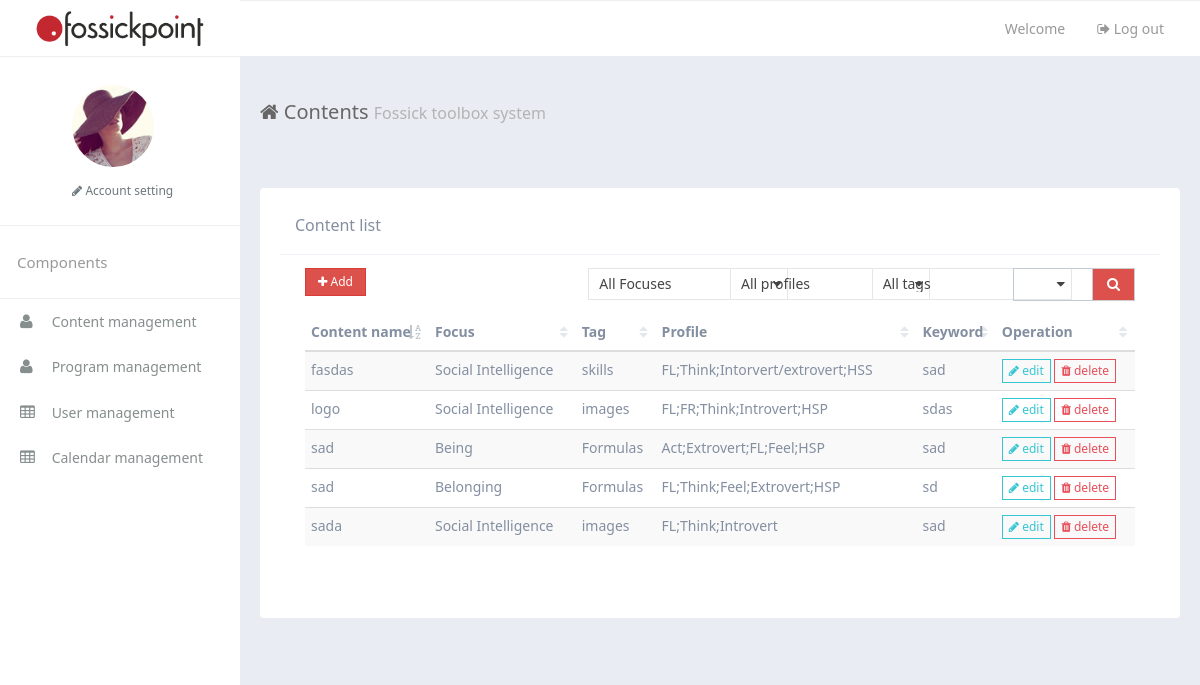
The page /toolbox/content/ on the database its author committed.
### toolbox/models.py (models this page shows, shortened)
class Content(models.Model):
    name = models.CharField(max_length=100)
    type_choice = (('doc','doc'),('pdf','pdf'),('image', 'image'),('video', 'video'),('audio', 'audio'),('other','other'))
    type = models.CharField(max_length=30,choices=type_choice)
    focus_choice = (('Being','Emotional Intelligence'),('Belonging','Social Intelligence'),('Becoming','Self Actualization'))
    focus = models.CharField(max_length=30,choices=focus_choice,default='Emotional Intelligence')
    tag_choice = (('Images','Images'),('Formulas','Formulas'),('Activities','Activities'),('Skills','Skills'),('Social frameworks','Social frameworks'),('Concepts','Concepts'),('Myths & notions','Myths & notions'),('Principles','Principles'))
    tag = models.CharField(max_length=30,choices=tag_choice)
    profile = models.ManyToManyField(Profile)
    profileText = models.TextField(max_length=100,default='')
    keyword = models.CharField(max_length=100)
    address = models.FileField(upload_to='contents/')

### toolbox/views.py (the view, shortened to what this page needs)
def content(request):
    contentList = Content.objects.all().values()
    context = {'contentList':contentList}
    return render(request,"toolbox/content.html",context)

### toolbox/templates/toolbox/content.html (shortened to what this page needs)
{% extends 'toolbox/_base.html' %} {% load static %}  {% block title %} Contents {% endblock %} {% block main %}
<div class="row-content am-cf">
    <div class="row">
        <div class="am-u-sm-12 am-u-md-12 am-u-lg-12">
            <div class="widget am-cf">
                <div class="widget-head am-cf">
                    <div class="widget-title  am-cf">Content list</div>
                </div>
                <div class="widget-body  am-fr">
                    <div class="am-u-sm-12 am-u-md-4 am-u-lg-4">
                        <div class="am-form-group">
                            <div class="am-btn-toolbar">
                                <div class="am-btn-group am-btn-group-xs">
                                    <button type="button" class="am-btn am-btn-default am-btn-danger" id="add">
                                                    <span class="am-icon-plus"></span> Add</button>
                                </div>
                            </div>
                        </div>
                    </div>
                    <form id="searchForm" action="./content" method="post">
                    <div class="am-u-sm-12 am-u-md-4 am-u-lg-2">
                        <div class="am-form-group tpl-table-list-select">
                        </div>
                    </div>
                    <div class="am-u-sm-12 am-u-md-4 am-u-lg-2">
                        <div class="am-form-group tpl-table-list-select">
                        </div>
                    </div>
                    <div class="am-u-sm-12 am-u-md-4 am-u-lg-2">
                        <div class="am-form-group tpl-table-list-select" >
                        </div>
                    </div>
                    <div class="am-u-sm-12 am-u-md-12 am-u-lg-2">
                        <div class="am-input-group am-input-group-sm tpl-form-border-form cl-p">
                            <input type="text" class="am-form-field" name="keywordSearch">
                            <span class="am-input-group-btn">
                                <button class="am-btn  am-btn-default am-btn-danger tpl-table-list-field am-icon-search" type="submit" ></button></span>
                        </div>
                    </div>
                    </form>
                    <div class="am-u-sm-12">
                        <table width="100%" class="am-table am-table-compact am-table-striped tpl-table-black " id="example-r">
                            <thead>
                                <tr>
                                    <th>Content name</th>
                                    <th>Focus</th>
                                    <th>Tag</th>
                                    <th>Profile</th>
                                    <th>Keyword</th>
                                    <th>Operation</th>
                                </tr>
                            </thead>
                            <tbody id="contentTable">
                                {% if contentList %} {% for content in contentList %}
                                <tr class="gradeX">
                                    <td>{{content.name}}</td>
                                    <td>{{content.focus}}</td>
                                    <td>{{content.tag}}</td>
                                    <td>{{content.profileText}}</td>
                                    <td>{{content.keyword}}</td>
                                    <td>
                                        <div class="tpl-table-black-operation">
                                            <a href="javascript:;">
                                                            <i class="am-icon-pencil"></i> edit
                                                        </a>
                                            <a href="javascript:;" onclick="deleteContent({{content.id}})" class="tpl-table-black-operation-del">
                                                            <i class="am-icon-trash"></i> delete
                                                        </a>
                                        </div>
                                    </td>
                                </tr>
                                {% endfor %} {% endif %}
                            </tbody>
                        </table>
                    </div>
                    <div class="am-u-lg-12 am-cf">
                    </div>
                </div>
            </div>
        </div>
    </div>
</div>
{% endblock %}

### rows shown on the page
Content: name "sad", focus "Being", tag "Formulas", profileText "Act;Extrovert;FL;Feel;HSP", keyword "sad"
Content: name "logo", focus "Social Intelligence", tag "images", profileText "FL;FR;Think;Introvert;HSP", keyword "sdas"
Content: name "sada", focus "Social Intelligence", tag "images", profileText "FL;Think;Introvert", keyword "sad"
Content: name "fasdas", focus "Social Intelligence", tag "skills", profileText "FL;Think;Intorvert/extrovert;HSS", keyword "sad"
Content: name "sad", focus "Belonging", tag "Formulas", profileText "FL;Think;Feel;Extrovert;HSP", keyword "sd"
